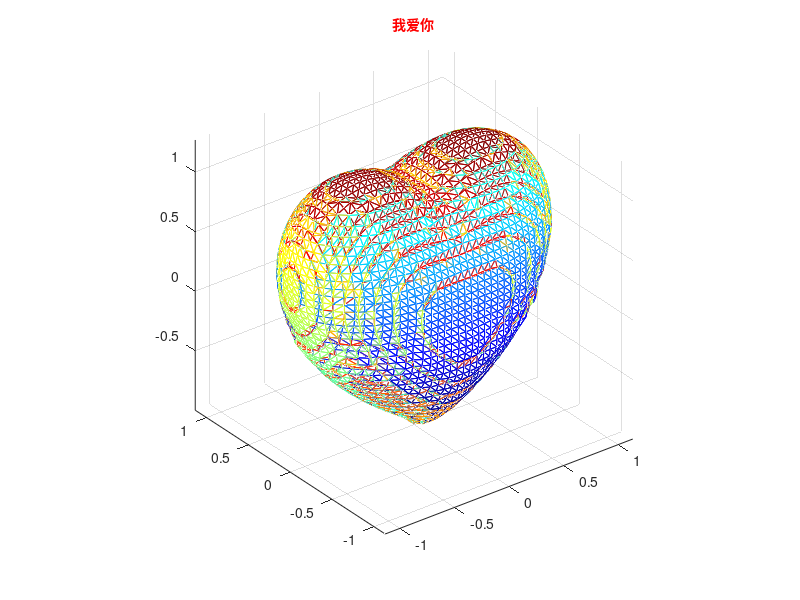

MATLAB code to generate this figure:
clc;
clear;

f = @(x,y,z)(x.^2+(9./4).*y.^2+z.^2-1).^3-x.^2.*z.^3-(9./80).*y.^2.*z.^3;

[x,y,z]=meshgrid(linspace(-3,3));
val=f(x,y,z);
[p,v]=isosurface(x,y,z,val,0);
patch('faces',p,'vertices',v,'facevertexcdata',jet(size(v,1)),'facecolor','w','edgecolor','flat');
view(3);
axis equal;
title('\fontsize{14}\fontname{songti}我爱你','Color','r')
grid on
